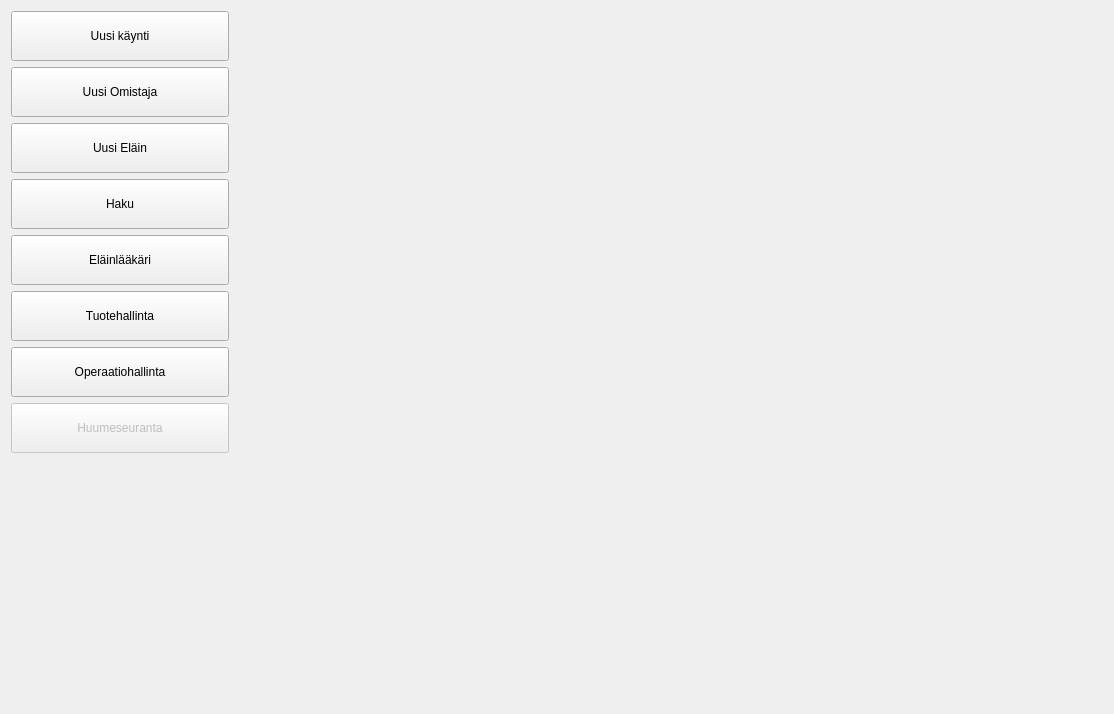
<?xml version="1.0" encoding="UTF-8"?>
<ui version="4.0">
 <class>MainMenu</class>
 <widget class="QWidget" name="MainMenu">
  <property name="geometry">
   <rect>
    <x>0</x>
    <y>0</y>
    <width>1114</width>
    <height>714</height>
   </rect>
  </property>
  <property name="windowTitle">
   <string>Form</string>
  </property>
  <layout class="QHBoxLayout" name="horizontalLayout_2">
   <item>
    <layout class="QHBoxLayout" name="horizontalLayout" stretch="1,4">
     <item>
      <layout class="QVBoxLayout" name="verticalLayout">
       <item>
        <widget class="QPushButton" name="new_visit_button">
         <property name="sizePolicy">
          <sizepolicy hsizetype="Minimum" vsizetype="Fixed">
           <horstretch>0</horstretch>
           <verstretch>0</verstretch>
          </sizepolicy>
         </property>
         <property name="minimumSize">
          <size>
           <width>100</width>
           <height>50</height>
          </size>
         </property>
         <property name="text">
          <string>Uusi käynti</string>
         </property>
        </widget>
       </item>
       <item>
        <widget class="QPushButton" name="owner_button">
         <property name="minimumSize">
          <size>
           <width>0</width>
           <height>50</height>
          </size>
         </property>
         <property name="text">
          <string>Uusi Omistaja</string>
         </property>
        </widget>
       </item>
       <item>
        <widget class="QPushButton" name="animal_button">
         <property name="minimumSize">
          <size>
           <width>0</width>
           <height>50</height>
          </size>
         </property>
         <property name="text">
          <string>Uusi Eläin</string>
         </property>
        </widget>
       </item>
       <item>
        <widget class="QPushButton" name="search_button">
         <property name="minimumSize">
          <size>
           <width>0</width>
           <height>50</height>
          </size>
         </property>
         <property name="text">
          <string>Haku</string>
         </property>
        </widget>
       </item>
       <item>
        <widget class="QPushButton" name="vetbutton">
         <property name="minimumSize">
          <size>
           <width>0</width>
           <height>50</height>
          </size>
         </property>
         <property name="text">
          <string>Eläinlääkäri</string>
         </property>
        </widget>
       </item>
       <item>
        <widget class="QPushButton" name="itemcreator_button">
         <property name="minimumSize">
          <size>
           <width>0</width>
           <height>50</height>
          </size>
         </property>
         <property name="text">
          <string>Tuotehallinta</string>
         </property>
        </widget>
       </item>
       <item>
        <widget class="QPushButton" name="operationcreator_button">
         <property name="minimumSize">
          <size>
           <width>0</width>
           <height>50</height>
          </size>
         </property>
         <property name="text">
          <string>Operaatiohallinta</string>
         </property>
        </widget>
       </item>
       <item>
        <widget class="QPushButton" name="drugButton">
         <property name="enabled">
          <bool>false</bool>
         </property>
         <property name="minimumSize">
          <size>
           <width>0</width>
           <height>50</height>
          </size>
         </property>
         <property name="text">
          <string>Huumeseuranta</string>
         </property>
        </widget>
       </item>
       <item>
        <spacer name="verticalSpacer">
         <property name="orientation">
          <enum>Qt::Vertical</enum>
         </property>
         <property name="sizeHint" stdset="0">
          <size>
           <width>20</width>
           <height>40</height>
          </size>
         </property>
        </spacer>
       </item>
      </layout>
     </item>
     <item>
      <layout class="QGridLayout" name="grindLayout">
       <item row="0" column="0">
        <spacer name="horizontalSpacer">
         <property name="orientation">
          <enum>Qt::Horizontal</enum>
         </property>
         <property name="sizeHint" stdset="0">
          <size>
           <width>40</width>
           <height>20</height>
          </size>
         </property>
        </spacer>
       </item>
      </layout>
     </item>
    </layout>
   </item>
  </layout>
 </widget>
 <resources/>
 <connections/>
</ui>
